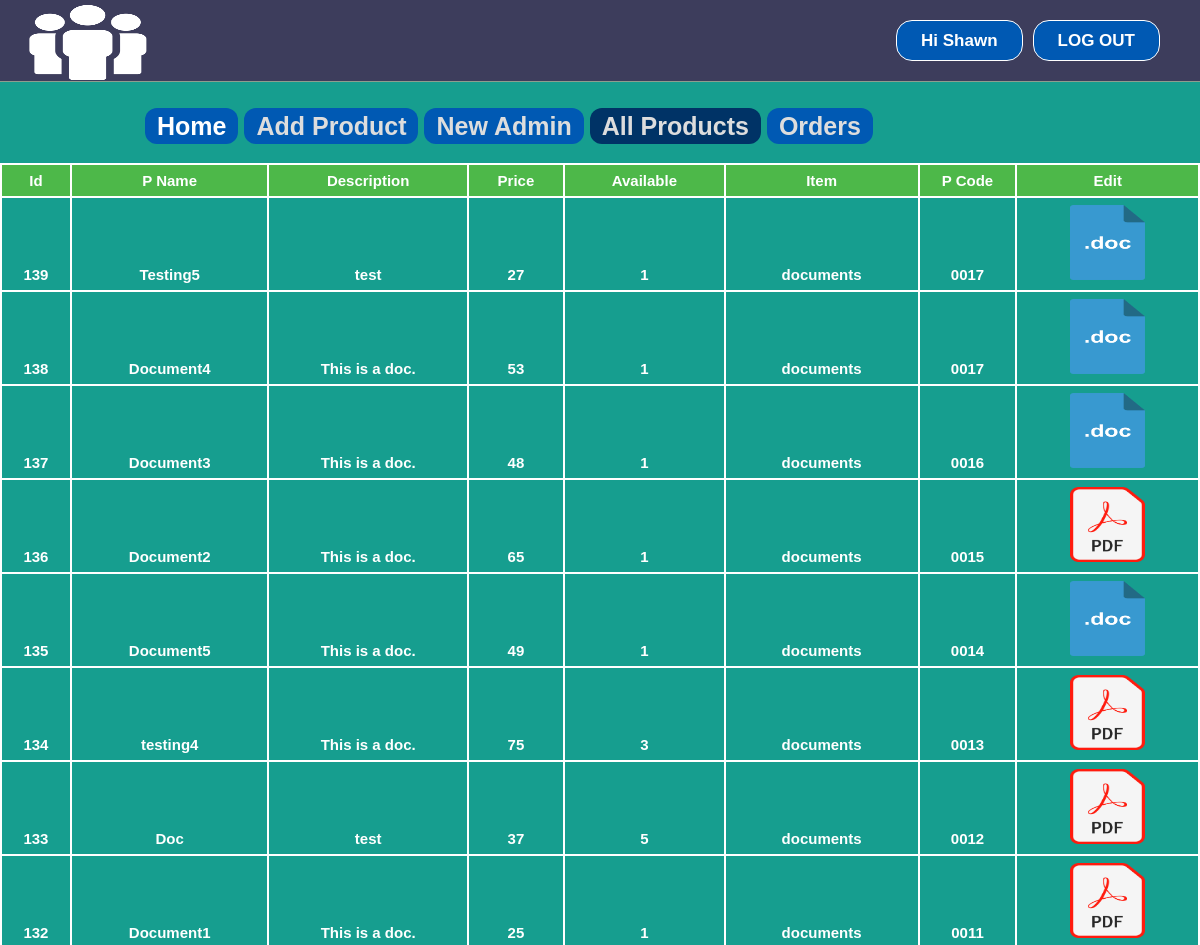
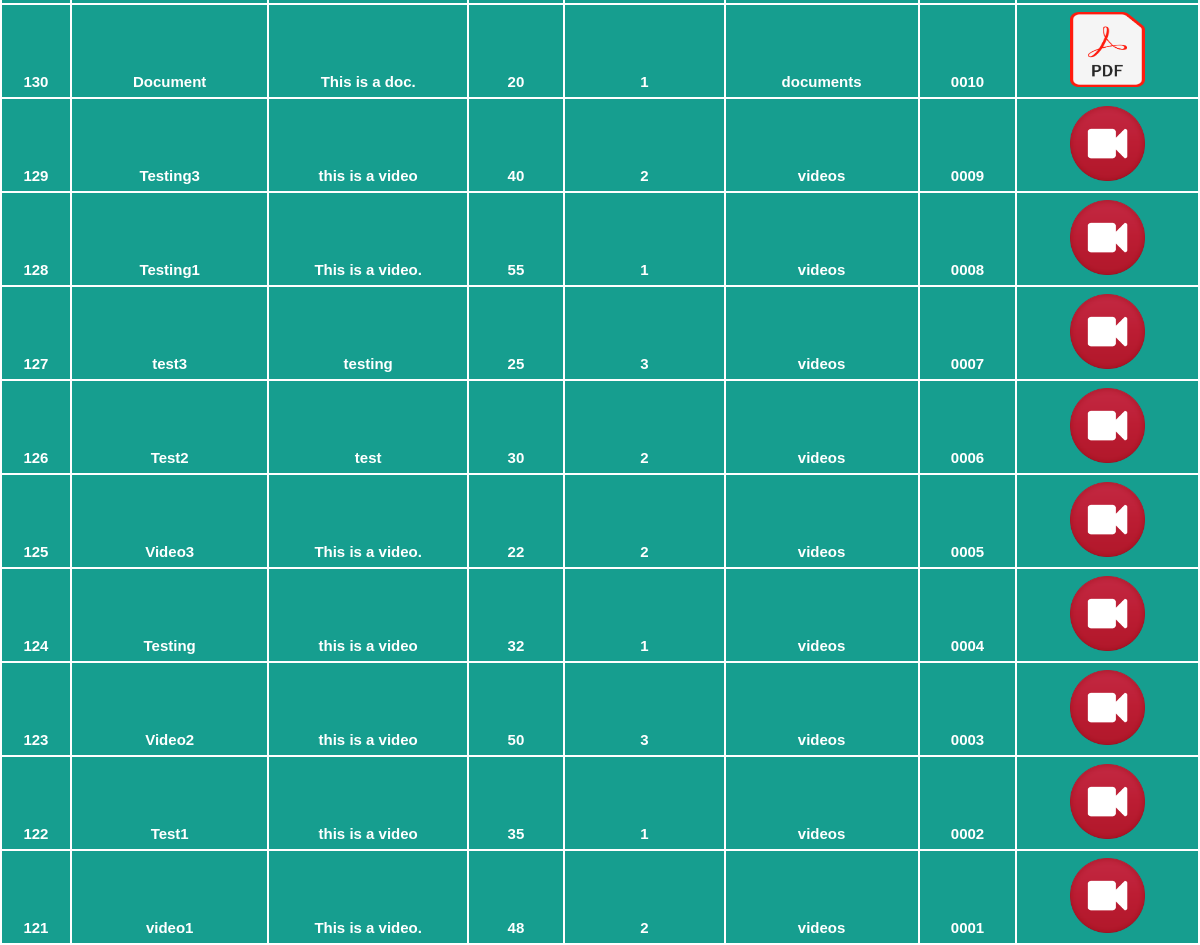
The page /admin/allproducts.php (signed in) on the database its author committed (2 pictures, top to bottom).
### tables this page shows
CREATE TABLE `products` (
  `id` int(11) NOT NULL,
  `pName` varchar(500) NOT NULL,
  `price` varchar(11) NOT NULL,
  `description` text NOT NULL,
  `available` int(11) NOT NULL,
  `item` varchar(500) NOT NULL,
  `pCode` varchar(20) NOT NULL,
  `picture` text NOT NULL,
  `path` varchar(500) NOT NULL
);

### admin/allproducts.php (the view, shortened to what this page needs)
<?php include ( "../inc/connect.inc.php" ); ?>
<?php
if (!isset($_SESSION['admin_login'])) {
	header("location: login.php");
	$user = "";
}
else {
	$user = $_SESSION['admin_login'];
$orders_list = "SELECT * FROM admin WHERE id='$user'";
$result = mysqli_query($con,$orders_list);
$get_user_email = mysqli_fetch_assoc($result);
$uname_db = $get_user_email['firstName'];
}
?>
<!doctype html>
<html>
	<head>
		<link rel="stylesheet" type="text/css" href="../css/style.css">
	</head>
	<body class="home-welcome-text" style="background-image: url(../image/bg4.jpg);">
		<div class="homepageheader">
			<div class="signinButton loginButton">
				<div class="uiloginbutton signinButton loginButton" style="margin-right: 40px;">
					<?php
						if ($user!="") {
							echo '<a style="text-decoration: none;color: #fff;" href="logout.php">LOG OUT</a>';
						}
					 ?>
				</div>
				<div class="uiloginbutton signinButton loginButton">
					<?php
						if ($user!="") {
							echo '<a style="text-decoration: none;color: #fff;" href="login.php">Hi '.$uname_db.'</a>';
						}
						else {
							echo '<a style="text-decoration: none;color: #fff;" href="login.php">LOG IN</a>';
						}
					 ?>
				</div>
			</div>
			<div style="float: left; margin: 5px 0px 0px 23px;">
				<a href="index.php">
					<img style=" height: 75px; width: 130px;" src="../image/Home.png">
				</a>
			</div>
		</div>
		<div class="categolis">
			<table>
				<tr>
					<th>
						<a href="index.php" style="text-decoration: none;color: #fff;padding: 4px 12px;background-color: #0059b3;border-radius: 12px;">Home</a>
					</th>
					<th><a href="addproduct.php" style="text-decoration: none;color: #ddd;padding: 4px 12px;background-color: #0059b3;border-radius: 12px;">Add Product</a></th>
					<th><a href="newadmin.php" style="text-decoration: none;color: #ddd;padding: 4px 12px;background-color: #0059b3;border-radius: 12px;">New Admin</a></th>
					<th><a href="allproducts.php" style="text-decoration: none;color: #ddd;padding: 4px 12px;background-color: #003366;border-radius: 12px;">All Products</a></th>
					<th><a href="orders.php" style="text-decoration: none;color: #ddd;padding: 4px 12px;background-color: #0059b3;border-radius: 12px;">Orders</a></th>
				</tr>
			</table>
		</div>
		<div>
			<table class="rightsidemenu">
				<tr style="font-weight: bold;" colspan="10" bgcolor="#4DB849">
					<th>Id</th>
					<th>P Name</th>
					<th>Description</th>
					<th>Price</th>
					<th>Available</th>
					<th>Item</th>
					<th>P Code</th>
					<th>Edit</th>
				</tr>
				<tr>
					<?php include ( "../inc/connect.inc.php");
					$query = "SELECT * FROM products ORDER BY id DESC";
					$run = mysqli_query($con,$query);
					while ($row=mysqli_fetch_assoc($run)) {
						$id = $row['id'];
						$pName = substr($row['pName'], 0,50);
						$descri = $row['description'];
						$price = $row['price'];
						$available = $row['available'];
						$item = $row['item'];
						$pCode = $row['pCode'];
						$picture = $row['picture'];
					 ?>
					<th><?php echo $id; ?></th>
					<th><?php echo $pName; ?></th>
					<th><?php echo $descri; ?></th>
					<th><?php echo $price; ?></th>
					<th><?php echo $available; ?></th>
					<th><?php echo $item; ?></th>
					<th><?php echo $pCode; ?></th>
					<th><?php echo '<div class="home-prodlist-img"><a href="editproduct.php?epid='.$id.'">    ' ?>
					<?php $profile_pic_name = $row['picture'];
					$file_ext = substr($profile_pic_name, strripos($profile_pic_name, '.'));
					?>
					<?php if($file_ext == '.jpg' || $file_ext == '.png'){ ?>
					<img src="../image/product/<?php echo $item; ?>/<?php echo $picture; ?>"  style="height: 75px; width: 75px;">
					<?php } elseif($file_ext == '.pdf') { ?>
					<img src="../image/pdf-icon.png"  style="height: 75px; width: 75px;">
					<?php } elseif($file_ext == '.doc') { ?>
					<img src="../image/doc-icon.png"  style="height: 75px; width: 75px;" >
					<?php } elseif($file_ext == '.mp4' || $file_ext == '.m4a') { ?>
					<img src="../image/video-icon.png"  style="height: 75px; width: 75px;" >
					<?php } else { } ?>
									<?php echo '
									</a>
								</div>' ?></th>
				</tr>
				<?php } ?>
			</table>
		</div>
	</body>
</html>

### css/style.css (style rules this page uses)
html, body, div, span, applet, object, iframe, h1, h2, h3, h4, h5, h6, p, blockquote, pre, a, abbr, acronym, address, big, cite, code, del, dfn, em, img, ins, kbd, q, s, samp, small, strike, strong, sub, sup, tt, var, b, u, i, center, dl, dt, dd, ol, ul, li, fieldset, form, label, legend, table, caption, tbody, tfoot, thead, tr, th, td, article, aside, canvas, details, embed, figure, figcaption, footer, header, hgroup, menu, nav, output, ruby, section, summary, time, mark, audio, video { margin: 0; padding: 0; border: 0; font: inherit; vertical-align: baseline; box-sizing: border-box; }
body { line-height: normal; }
table { border-collapse: collapse; border-spacing: 0; }
* { margin: 0px; padding: 0px; }
body, button, input, label, select, td, textarea { font-family: Arial, Helvetica, tahoma,verdana,arial,sans-serif; font-size: 12px; }
body { width: 100%; position: relative; background-color: #ffffff; min-width: 1080px; }
.homepageheader { position: fixed; height: 82px; width: 100%; min-width: 980px; border-bottom: 1px solid #8E9D8E; margin: 0px; background-image: initial; background-position-x: initial; background-position-y: initial; background-size: initial; background-repeat-x: initial; background-repeat-y: initial; background-attachment: initial; background-origin: initial; background-clip: initial; background-color: rgb(61, 61, 92); }
.loginButton .signinButton { color: #FFFFFF; background: #0059b3; border: 1px solid #FFFFFF; cursor: pointer; display: inline-block; font-weight: bold; line-height: 15px; padding: 12px 24px; border-radius: 16px; text-align: center; text-decoration: none; float: right; margin: 20px 0px 0px 10px; font-size: 17px; }
.home-welcome-text { height: 800px; }
.categolis { line-height: 1.3; font-weight: bold; color: #fff; padding: 110px 20px 20px 145px; background-color: #169e8f; text-align: center; font-size: 25px; }
.categolis table tbody tr th { padding: 0px 6px 0px 0px; }
.rightsidemenu { float: right; text-align: center; width: 100%; margin: 0px; background-color: #169e8f; font-size: 15px; color: #fff; font-weight: bold; height: 537px; overflow: auto; }
.rightsidemenu th { margin-top: 5px; border: 2px solid; padding: 7px 2px; width: 10px; }

### rows shown on the page
products: id "139", pName "Testing5", description "test", price "27", available "1", item "documents", pCode "0017"
products: id "138", pName "Document4", description "This is a doc.", price "53", available "1", item "documents", pCode "0017"
products: id "137", pName "Document3", description "This is a doc.", price "48", available "1", item "documents", pCode "0016"
products: id "136", pName "Document2", description "This is a doc.", price "65", available "1", item "documents", pCode "0015"
products: id "135", pName "Document5", description "This is a doc.", price "49", available "1", item "documents", pCode "0014"
products: id "134", pName "testing4", description "This is a doc.", price "75", available "3", item "documents", pCode "0013"
products: id "133", pName "Doc", description "test", price "37", available "5", item "documents", pCode "0012"
products: id "132", pName "Document1", description "This is a doc.", price "25", available "1", item "documents", pCode "0011"
products: id "130", pName "Document", description "This is a doc.", price "20", available "1", item "documents", pCode "0010"
products: id "129", pName "Testing3", description "this is a video", price "40", available "2", item "videos", pCode "0009"
products: id "128", pName "Testing1", description "This is a video.", price "55", available "1", item "videos", pCode "0008"
products: id "127", pName "test3", description "testing", price "25", available "3", item "videos", pCode "0007"
products: id "126", pName "Test2", description "test", price "30", available "2", item "videos", pCode "0006"
products: id "125", pName "Video3", description "This is a video.", price "22", available "2", item "videos", pCode "0005"
products: id "124", pName "Testing", description "this is a video", price "32", available "1", item "videos", pCode "0004"
products: id "123", pName "Video2", description "this is a video", price "50", available "3", item "videos", pCode "0003"
products: id "122", pName "Test1", description "this is a video", price "35", available "1", item "videos", pCode "0002"
products: id "121", pName "video1", description "This is a video.", price "48", available "2", item "videos", pCode "0001"

### other values the page prints
$uname_db "Shawn"
